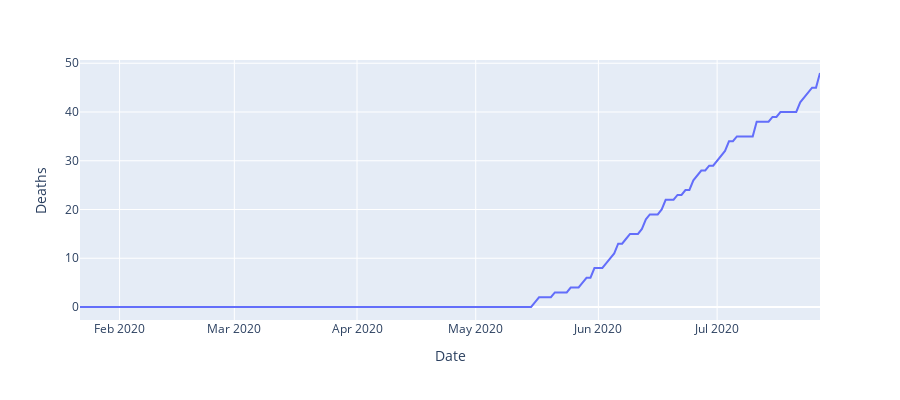

Notebook code for this chart:
### Code cell
px.line(df_Nepal,x="Date", y='Deaths', height=400)

### Figure 1 — Plotly figure (JSON) as saved in the notebook; plotly's stock layout.template omitted (floating-point values rounded to 4 significant figures; data arrays with more than 128 entries replaced by an {"elided": "..."} marker saying what was removed)
{"data": [{"hovertemplate": "Date=%{x}<br>Deaths=%{y}<extra></extra>", "legendgroup": "", "line": {"color": "#636efa", "dash": "solid"}, "marker": {"symbol": "circle"}, "mode": "lines", "name": "", "orientation": "v", "showlegend": false, "type": "scatter", "x": {"elided": "188 str values"}, "xaxis": "x", "y": {"elided": "188 int values"}, "yaxis": "y"}], "layout": {"height": 400, "legend": {"tracegroupgap": 0}, "margin": {"t": 60}, "xaxis": {"anchor": "y", "domain": [0, 1], "title": {"text": "Date"}}, "yaxis": {"anchor": "x", "domain": [0, 1], "title": {"text": "Deaths"}}}}
